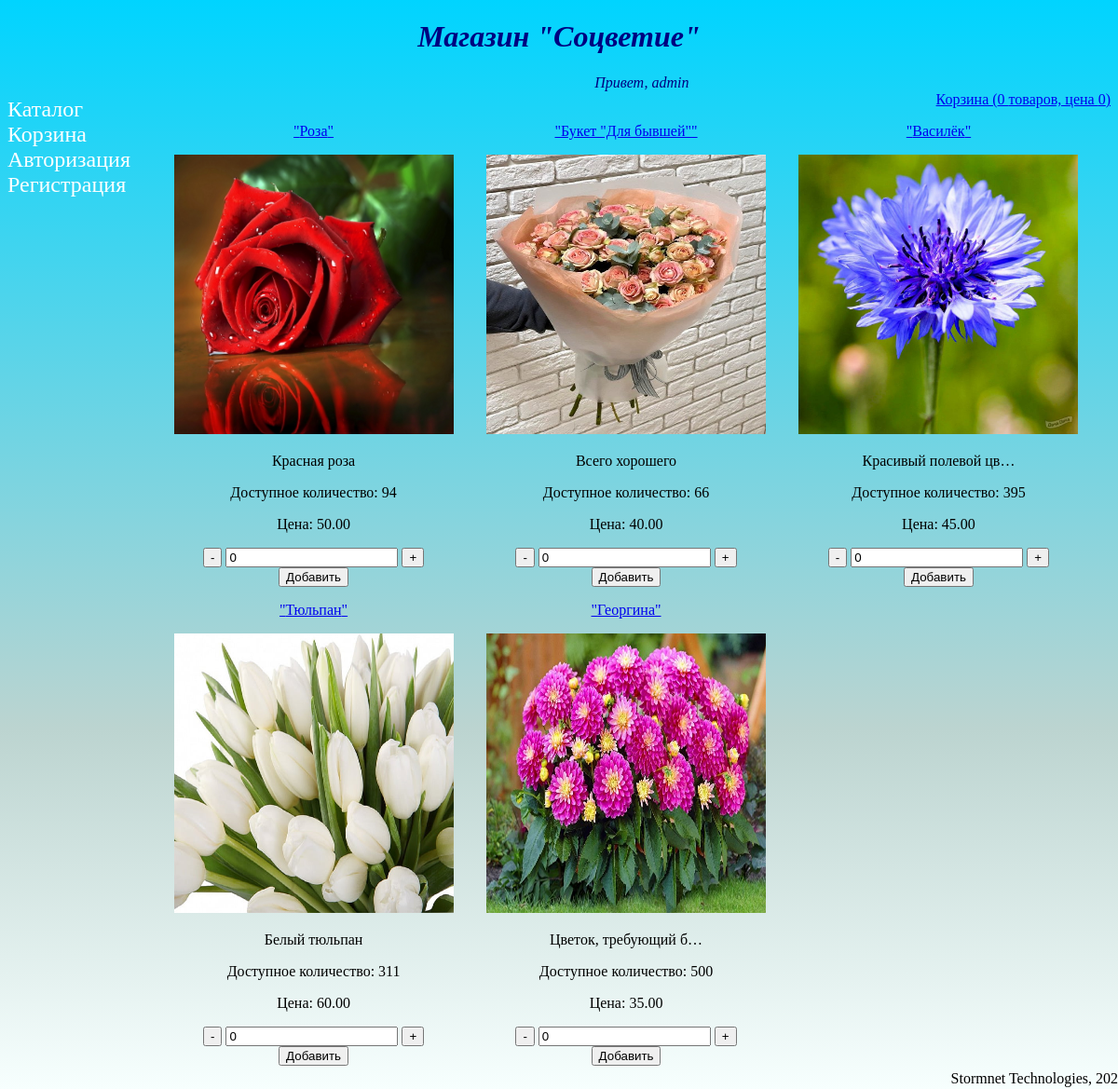
Page / (signed in) on the committed database.
### User/models.py (models this page shows, shortened)
class CustomUser(AbstractUser):
    name = models.CharField(max_length=30)
    phone = models.CharField(max_length=20)
    referal = models.CharField(max_length=20, default='default')
    people_invited_number = models.PositiveIntegerField(default=0)

### Main/models.py (models this page shows, shortened)
class Flowers(models.Model):
    name = models.CharField(max_length=50)
    price = models.DecimalField(decimal_places=2, max_digits=6)
    description = models.TextField(max_length=100)
    photo = models.ImageField(upload_to='flowers')
    quantity = models.PositiveIntegerField()
    slug = models.SlugField(max_length=50, default=' ')

### Main/views.py (the view, shortened to what this page needs)
# urls.py: path('', CatalogView.as_view(), name='catalog'),
class CatalogView(View):
    def get(self, request):
        html = 'Catalog.html'
        flowers = Flowers.objects.all()
        form = SimpleForm()
        cart = Cart(request)
        print(request.session['cart'])
        context = {'flowers': flowers,
                   'cart': cart,
                   'form': form}
        return render(request, html, context)

### Main/forms.py
class SimpleForm(forms.Form):
    quantityField = forms.IntegerField(label="Количество")

### Cart/Cart.py (called while the page is built)
    def total_price(self):
        total_price = 0
        for el in self.cart:
            total_price += float(self.cart[el]['quantity']) * float(self.cart[el]['price'])
        return total_price

    def total_quantity(self):
        cart_quantity = 0
        for el in self.cart:
            cart_quantity += int(self.cart[el]['quantity'])
        return cart_quantity

### Main/templates/Catalog.html (shortened to what this page needs)
{% extends "base.html"%}
{% block content %}
<div class="header">
    <div class="username" style="color:navy;font-style:italic;text-align:center">
        {% if request.user.is_authenticated %}
        Привет, {{request.user.username}}
        {% endif %}
    </div>
    <div class="cart" style="text-align:right;">
     <a href="{% url 'cart' %}">Корзина ({{cart.total_quantity}} товаров, цена {{cart.total_price}})</a>
        </div>
</div>
<div style="display: grid;
        grid-template-columns: repeat(3, 1fr);">
    {% for flower in flowers %}
    <div style="text-align:center;width:90%">
        <a href="{% url 'detail' slug=flower.slug %}"><p>"{{flower.name}}"</p></a>
        <img src="{{flower.photo.url}}" style="width:300px;height:300px">
        <p>{{flower.description|truncatechars:20}}</p>
        <p>Доступное количество: {{flower.quantity}}</p>
        <p>Цена: {{flower.price}}</p>
        <button onclick="getElementById('{{flower.name}}1').value = Number(getElementById('{{flower.name}}1').value) - Number(1)">-</button>
        <input id="{{flower.name}}1" type="text" value="0" form="{{flower.name}}" name="quantity">
        <button onclick="getElementById('{{flower.name}}1').value = Number(getElementById('{{flower.name}}1').value) + Number(1)">+</button>
        <form action="" method="POST" id="{{flower.name}}" name="{{flower.name}}">
            <input type="submit" value="Добавить">
        </form>
    </div>
        {% endfor %}
    </div>
{% endblock content %}

### Cart/templates/base.html (style rules this page uses)
html { height:100%; }
body { padding-bottom:20px; height:100%; background:linear-gradient(0deg, rgba(247,255,254,1) 0%, rgba(188,212,208,1) 33%, rgba(0,212,255,1) 100%) no-repeat; background-attachment: fixed; position:relative; }

### rows in the picture
CustomUser: user.username "admin"
Flowers: name "Роза", photo (picture), description "Красная роза", quantity "94", price "50.00"
Flowers: name "Букет \"Для бывшей\"", photo (picture), description "Всего хорошего", quantity "66", price "40.00"
Flowers: name "Василёк", photo (picture), description "Красивый полевой цв…", quantity "395", price "45.00"
Flowers: name "Тюльпан", photo (picture), description "Белый тюльпан", quantity "311", price "60.00"
Flowers: name "Георгина", photo (picture), description "Цветок, требующий б…", quantity "500", price "35.00"

### other values in the picture
{{ cart.total_quantity }} "0"
{{ cart.total_price }} "0"
